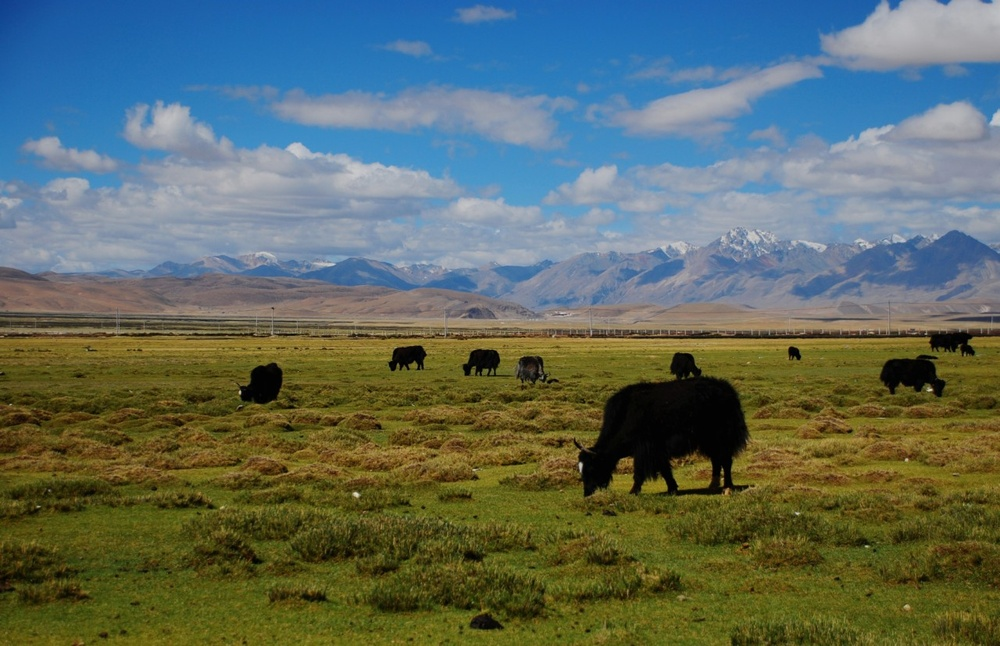
//> input picture 计算机视觉课程/第4章 用直方图统计像素/OpenCV 4.2/group.jpg, 1000 x 646 px, shrunk from 1280 x 827 before the run
$ ./源   (built with g++ and OpenCV 4)
//> lines starting //> are read from the running program, lines starting //| are printed output that depends on the picture; after the words box and inside, x2 and y2 are one past the last pixel; in counts of white or black regions, pixels touching at a corner belong together
#include <opencv2\highgui\highgui.hpp>
#include <opencv2\imgproc\imgproc.hpp>
#include <iostream>
using namespace std;

// 创建灰度图像的直方图
class Histogram1D {
private:
	int histSize[1];		// 直方图中条目的数量
	float hranges[2];		// 值范围
	const float* ranges[1];	// 值范围的指针
	int channels[1];		// 要检查的通道数量

public:
	Histogram1D() {
		// 准备一维直方图的默认参数
		histSize[0] = 256;	// 256个条目
		hranges[0] = 0.0;	// 从0开始(含)
		hranges[1] = 256.0;	// 到256(不含)
		ranges[0] = hranges;// 值范围的指针
		channels[0] = 0;	// 先关注通道0
	}

	//计算一维直方图
	cv::Mat getHistogram(const cv::Mat &image) {
		cv::Mat hist;

		// 计算直方图
		cv::calcHist(&image,
			1,			// 仅为一个图像的直方图
			channels,	// 使用的通道
			cv::Mat(),	// 不使用掩码
			hist,		// 作为结果的直方图
			1,			// 这是一维的直方图
			histSize,	// 条目数量
			ranges		// 像素值的范围
		);

		return hist;
	}

	// 计算一维直方图，并返回它的图像
	cv::Mat getHistogramImage(const cv::Mat &image,
		int zoom = 1) {
		// 首先计算直方图
		cv::Mat hist = getHistogram(image);

		// 创建图像
		return getImageOfHistogram(hist, zoom);
	}

	// 创建表示一个直方图的图像(静态方法)
	static cv::Mat getImageOfHistogram(
		const cv::Mat &hist, int zoom) {	// zoom决定了图像的大小
		// 取得条目值的最大值和最小值
		double maxVal = 0;
		double minVal = 0;
		cv::minMaxLoc(hist,
			&minVal,	// 存最小值的指针
			&maxVal,	// 存最大值的指针
			NULL,		// 最小值位置指针
			NULL		// 最大值位置指针
		);

		// 取得直方图的大小
		int histSize = hist.rows; // 直方图是n行1列的图像
		//cout << hist.rows << "X" << hist.cols;

		// 用于显示直方图的方形图像
		cv::Mat histImg(histSize * zoom, histSize * zoom,
			CV_8U, cv::Scalar(255));

		// 设置最高点为90%(即图像高度)的条目个数
		int hpt = static_cast<int>(0.9 * histSize);

		// 为每个条目画垂直线
		for (int h = 0; h < histSize; h++) {
			float binVal = hist.at<float>(h);
			if (binVal > 0) { // 大于0才需要画
				int intensity = static_cast<int>(binVal * hpt / maxVal);
				cv::line(histImg, cv::Point(h * zoom, histSize * zoom),
					cv::Point(h * zoom, (histSize - intensity) * zoom),
					cv::Scalar(0), zoom);
			}
		}

		return histImg;
	}
};

// 计算彩色BGR图像的直方图
class ColorHistogram {
private:
	int histSize[3];		// 每个维度的大小
	float hranges[2];		// 值的范围
	const float* ranges[3];	// 每个维度的范围
	int channels[3];		// 需要处理的通道

public:
	ColorHistogram() {
		// 准备用于彩色图像的默认参数
		// 每个维度的大小和范围是相等的
		histSize[0] = histSize[1] = histSize[2] = 256;
		hranges[0] = 0.0;	// BGR范围为0~256
		hranges[1] = 256.0;
		// 这个类中，所有通道的范围都相等
		ranges[0] = hranges;
		ranges[1] = hranges;
		ranges[2] = hranges;
		// 三个通道
		channels[0] = 0;
		channels[1] = 1;
		channels[2] = 2;
	}

	//计算直方图
	cv::SparseMat getHistogram(const cv::Mat &image) {
		cv::SparseMat hist(3,	// 维数
			histSize,			// 每个维度的大小
			CV_32F);

		// 计算直方图
		cv::calcHist(&image,
			1,			// 仅为一个图像的直方图
			channels,	// 使用的通道
			cv::Mat(),	// 不使用掩码
			hist,		// 得到的直方图
			3,			// 这是一个三维的直方图
			histSize,	// 条目数量
			ranges		// 像素值的范围
		);

		return hist;
	}
};

void main()
{
	// 读取输入的图像
	cv::Mat image = cv::imread("group.jpg",
		CV_LOAD_IMAGE_GRAYSCALE);  // 作为灰度图导入
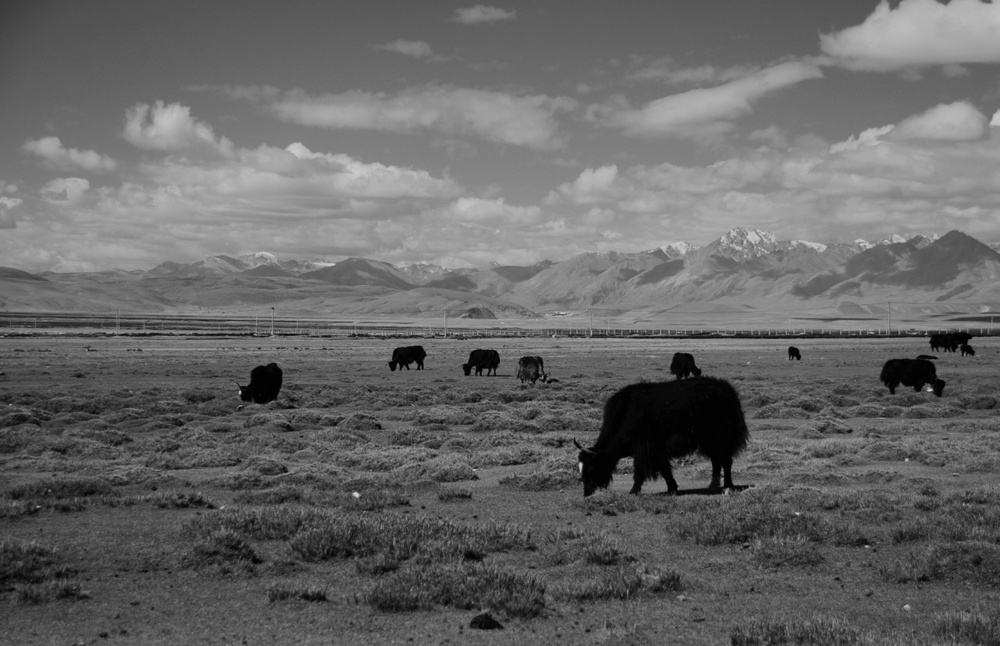
//> image: 646 rows x 1000 cols, CV_8UC1; min 0, max 219, mean 102.2
	cv::imshow("原图", image);

	// 直方图对象
	Histogram1D h;

	// 计算直方图
	cv::Mat histo = h.getHistogram(image);
//> in getHistogram, `cv::calcHist(&image, 1, channels, cv::Mat(), hist, 1, histSize, ranges..`: hist = 256 values, max 8914 at index 94, min 0 at index 205, mean 2523.4
//> histo has the same summary as hist in getHistogram

	// 循环遍历并输出每个条目
	for (int i = 0; i < 256; i++)
		cout << "Value " << i << " = " <<
		histo.at<float>(i) << endl;
//> this loop made 256 passes
//| Value 0 = 266
//| Value 1 = 726
//| Value 2 = 4353
//| Value 3 = 2734
//| Value 4 = 1881
//| Value 5 = 1318
//| Value 6 = 1118
//| Value 7 = 1173
//> (output is shown up to pass 8 of 256)

	// 显示直方图图像
	cv::imshow("Histogram", h.getHistogramImage(image));
//> in getImageOfHistogram, `cv::minMaxLoc(hist, &minVal, &maxVal, NULL, NULL );`: maxVal = 8914
//> the loop in getImageOfHistogram, `for (int h = 0; h < histSize; h++)` made 256 passes
//> (binVal, intensity) on passes 1 to 12: (266, 6), (726, 18), (4353, 112), (2734, 70), (1881, 48), (1318, 34), (1118, 28), (1173, 30), (1096, 28), (985, 25), (917, 23), (631, 16)
//> after the loop in getImageOfHistogram, `for (int h = 0; h < histSize; h++)`:
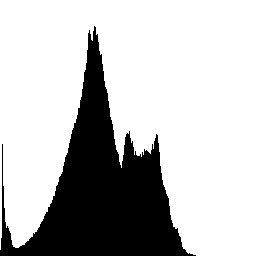
//> histImg: 256 rows x 256 cols, CV_8UC1; 74.7% white; 1 black region, box (x1, y1, x2, y2) and area: (0, 26, 196, 256) 16573

	// 基于直方图特性进行阈值分割
	cv::Mat thresholded; // 输出二值图像
	cv::threshold(image, thresholded,
		17,		// 阈值
		255,	// 对超过阈值的像素赋值
		cv::THRESH_BINARY	// 阈值化类型
	);
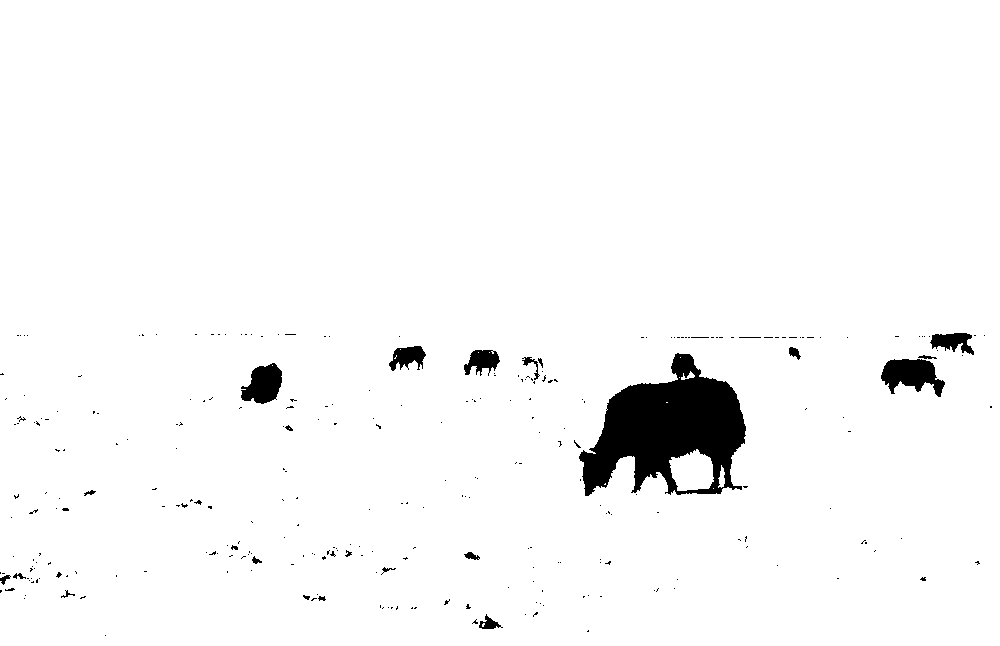
//> thresholded: 646 rows x 1000 cols, CV_8UC1; 97% white; 286 black regions (262 under 20 px), largest, box (x1, y1, x2, y2) and area: (579, 353, 746, 496) 13214, (881, 359, 945, 397) 1469, (241, 363, 282, 404) 1141
	cv::imshow("分割结果", thresholded); // 显示分割结果
	//cv::imwrite("binary.bmp", thresholded);
	cv::waitKey();
}
